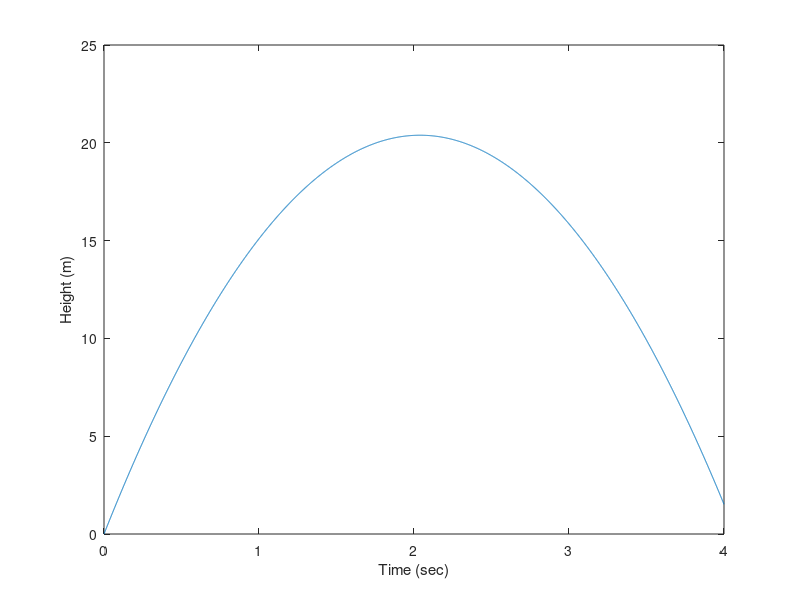
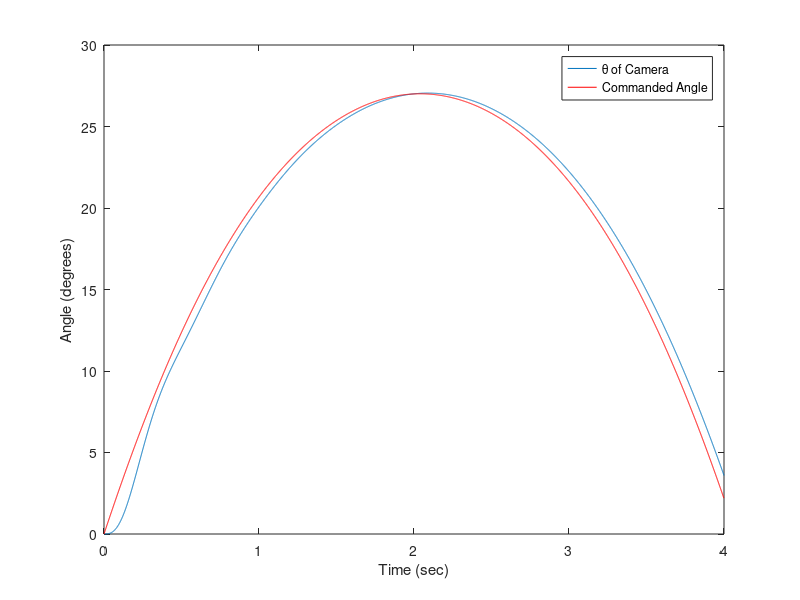

Write MATLAB code to recreate these figures, in order.
clear
clc
close all

timestep = 0.001; %%%Timestep - needs to be small

a = -9.81; %%Gravity
z0 = 0; %%%Initial height of ball
V0y = 20; %%%Initial velocity of ball

%%%%Time vector
t_vec = 0:timestep:4;

%%%Height of ball
z_vec = z0 + V0y*t_vec + (1/2)*a*t_vec.^2;

%%%Plot the height of the ball
plot(t_vec,z_vec)
xlabel('Time (sec)')
ylabel('Height (m)')

%%%Our Controller and camera
J = 0.1; %%%Moment of inertia of camera
kp = 20; %%%Proportional Gain (I get to choose this)
kd = 1; %%%Derivative Gain (I get to choose this)
xs = 40; %%%Distance of ball from camera

%%%%Eulers Method
%%%Initial Conditions
theta_vec(1) = 0; %%%Initially level
thetadot_vec(1) = 0; %%%%Not moving

for n = 1:length(t_vec)-1
    theta_vec(n+1) = theta_vec(n) + thetadot_vec(n)*timestep;
    thetac_vec(n) = atan(z_vec(n)/xs);
    %thetac_vec(n) = pi/4;
    thetadbldot = -(kd/J)*thetadot_vec(n) - (kp/J)*(theta_vec(n)-thetac_vec(n));
    thetadot_vec(n+1) = thetadot_vec(n) + thetadbldot*timestep;
end

%%%Plot Angle of Camera
figure()
plot(t_vec,theta_vec*180/pi)
hold on
plot(t_vec(1:end-1),thetac_vec*180/pi,'r-')
legend('\theta of Camera','Commanded Angle')
xlabel('Time (sec)')
ylabel('Angle (degrees)')
